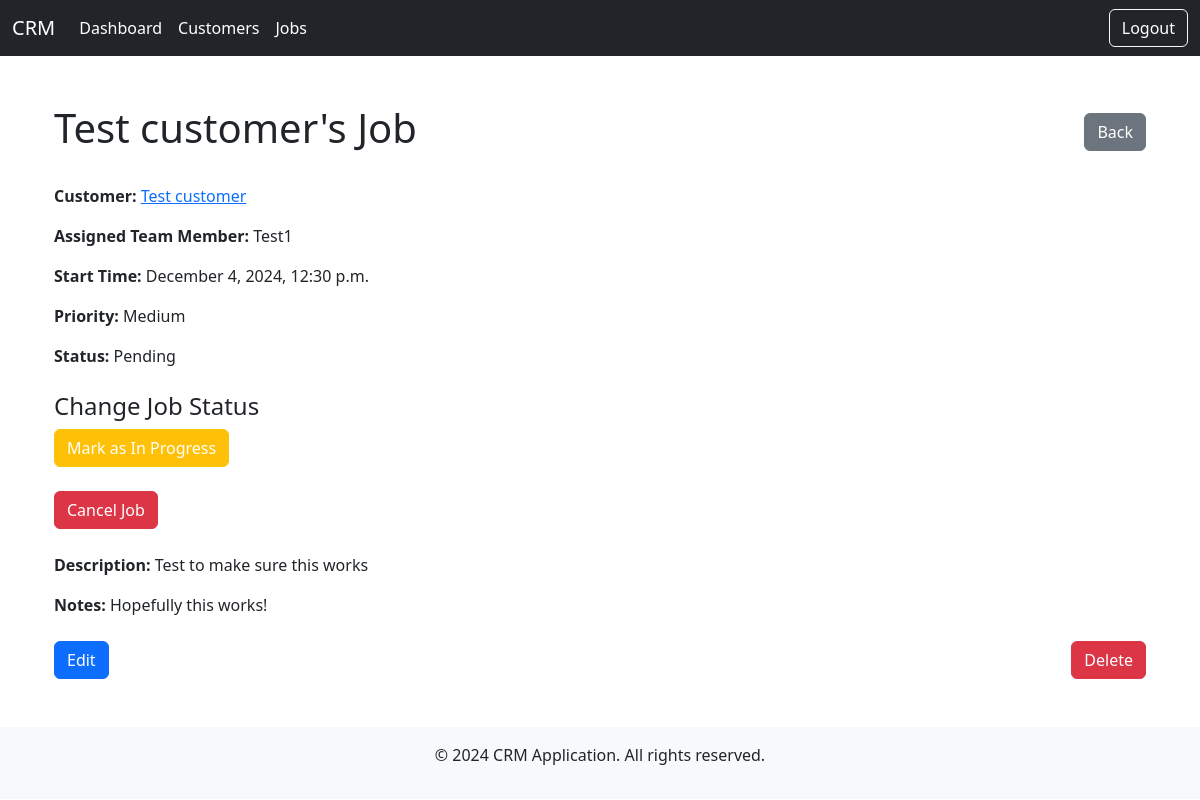
Page /jobs/jobs/67 (signed in) on the committed database.
### jobs/models.py (models this page shows, shortened)
class Job(models.Model):
    PRIORITY_CHOICES = [
        ('Low', 'Low'),
        ('Medium', 'Medium'),
        ('High', 'High'),
    ]
    STATUS_CHOICES = [
        ('Pending', 'Pending'),
        ('In Progress', 'In Progress'),
        ('Completed', 'Completed'),
        ('Cancelled', 'Cancelled'),
    ]
    customer = models.ForeignKey(Customer, related_name='jobs', on_delete=models.CASCADE)
    team_member = models.ForeignKey(TeamMember, related_name='jobs', on_delete=models.CASCADE)
    start_time = models.DateTimeField(default=timezone.now)
    job_description = models.TextField()
    priority = models.CharField(max_length=10, choices=PRIORITY_CHOICES)
    job_status = models.CharField(max_length=20, choices=STATUS_CHOICES, default='Pending')
    additional_notes = models.TextField(blank=True, null=True)

### customers/models.py (models this page shows, shortened)
class Customer(models.Model):
    team = models.ForeignKey(Team, related_name='customers', on_delete=models.CASCADE)
    name = models.CharField(max_length=255)
    email = models.EmailField()
    phone_number = models.CharField(max_length=20, blank=True, null=True)
    company = models.CharField(max_length=255, blank=True, null=True)
    address = models.CharField(max_length=255, blank=True, null=True)
    notes = models.TextField(blank=True, null=True)

### teams/models.py (models this page shows)
class TeamMember(models.Model):
    team = models.ForeignKey(Team, on_delete=models.CASCADE)
    user = models.ForeignKey(settings.AUTH_USER_MODEL, on_delete=models.CASCADE)
    ACCESS_LEVEL = (
        (1, 'View Only'),
        (2, 'Add Customers and Jobs'),
        (3, 'Manage Team Members'),
        (4, 'Full Access'),
    )
    access_level = models.IntegerField(choices=ACCESS_LEVEL, default=1)
    class Meta:
        unique_together = ('team', 'user')

### accounts/models.py (models this page shows)
class CustomUser(AbstractUser):
    first_name = models.CharField(max_length=255, blank=True)
    last_name = models.CharField(max_length=255, blank=True)
    phone_number = models.CharField(max_length=15, blank=True)
    profile_picture = models.ImageField(upload_to='profile_pics/', blank=True, null=True)
    ROLE_CHOICES = [
        ('viewer', 'Viewer'),
        ('editor', 'Editor'),
        ('manager', 'Manager'),
    ]
    role = models.CharField(max_length=10, choices=ROLE_CHOICES, default='viewer')
    is_active = models.BooleanField(default=True)
    date_of_birth = models.DateField(blank=True, null=True)
    groups = models.ManyToManyField(
        'auth.Group',
        related_name='custom_user_groups',
        blank=True
    )
    user_permissions = models.ManyToManyField(
        'auth.Permission',
        related_name='custom_user_permissions',
        blank=True
    )

### jobs/views.py (the view)
# urls.py: path('jobs/<int:pk>', views.job_detail, name='job_details'),
@login_required
def job_detail(request, pk):
    job = get_object_or_404(Job, pk=pk)
    user = request.user
    team_redirect(user, job.customer.team.id)
    context = {'job':job}
    return render(request, 'jobs/job_details.html', context)

### context_processors.py (called while the page is built, shortened)
def access_level_context(request):
    return {}

### teams/views.py (called while the page is built)
def team_redirect(user, team_id):
    try:
        user_team = TeamMember.objects.get(user=user).team
    except TeamMember.DoesNotExist:
        raise PermissionDenied("You are not a member of any team.")
    if user_team.id != team_id:
        raise PermissionDenied("Access denied. You cannot view resources from other teams.")

### jobs/templates/jobs/job_details.html (shortened to what this page needs)
{% extends "base.html" %}
{% block content %}
    <div class="container my-5">
        <div class="d-flex justify-content-between align-items-center mb-4">
            <h1>{{ job.customer.name }}'s Job</h1>
            <a href="{% url 'jobs:job_list' %}" class="btn btn-secondary">Back</a>
        </div>
        <div class="mb-4">
            <p><strong>Customer:</strong> <a href="{% url 'customer_detail' job.customer.id %}">{{ job.customer.name }}</a></p>
            <p><strong>Assigned Team Member:</strong> {{ job.team_member.user.username }}</p>
            <p><strong>Start Time:</strong> {{ job.start_time|date:"F j, Y, g:i a" }}</p>
            <p><strong>Priority:</strong> {{ job.priority }}</p>
            <p><strong>Status:</strong> {{ job.job_status }}</p>
        </div>
        <div class="mb-4">
            <h4>Change Job Status</h4>
            <ul class="list-unstyled">
                {% if job.job_status == 'Pending' %}
                    <li><a href="{% url 'jobs:change_status' job.pk 'In Progress' %}" class="btn btn-warning">Mark as In Progress</a></li>
                {% elif job.job_status == 'In Progress' %}
                    <li><a href="{% url 'jobs:change_status' job.pk 'Completed' %}" class="btn btn-success">Mark as Completed</a></li>
                {% endif %}
                <br>
                <li><a href="{% url 'jobs:change_status' job.pk 'Canceled' %}" class="btn btn-danger">Cancel Job</a></li>
            </ul>
        </div>
        <div class="mb-4">
            <p><strong>Description:</strong> {{ job.job_description }}</p>
            <p><strong>Notes:</strong> {{ job.additional_notes }}</p>
        </div>
        <div class="d-flex justify-content-between">
            <a href="{% url 'jobs:job_edit' job.pk %}" class="btn btn-primary">Edit</a>
            <a href="{% url 'jobs:job_delete' job.pk %}" class="btn btn-danger">Delete</a>
        </div>
    </div>
{% endblock %}

### static/custom.css (style rules this page uses)
.navbar-brand, .nav-link, .btn { color: #ffffff !important; }

### rows in the picture
Job: customer.name "Test customer", team_member.user.username "Test1", start_time "December 4, 2024, 12:30 p.m.", priority "Medium", job_status "Pending", job_description "Test to make sure this works", additional_notes "Hopefully this works!"

### other values in the picture
{{ current_year|default:2024 }} "2024"
